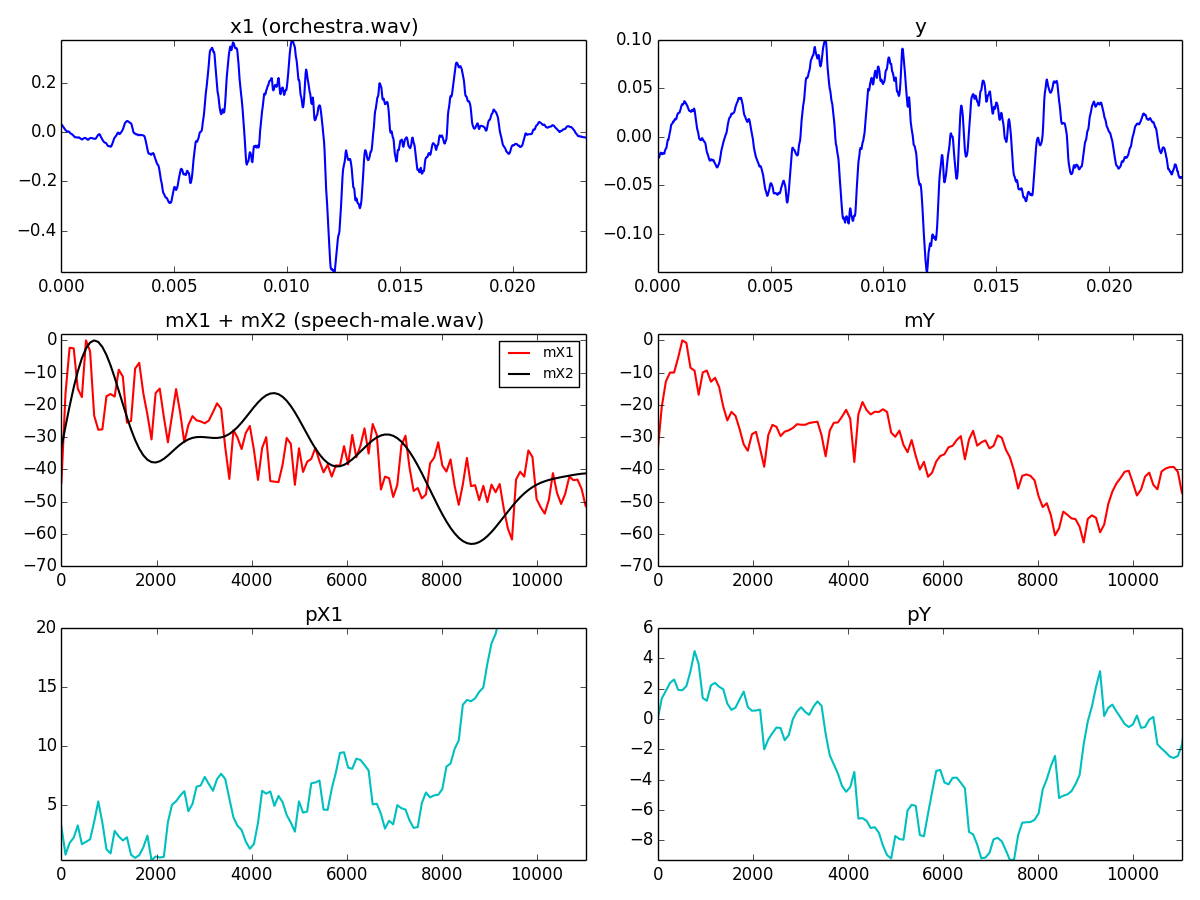

Write Python code to recreate this figure.
import numpy as np
import time, os, sys
import matplotlib.pyplot as plt
from scipy.signal import hamming, resample
sys.path.append(os.path.join(os.path.dirname(os.path.realpath(__file__)), '../../../software/models/'))
import dftModel as DFT
import utilFunctions as UF
import math

(fs, x1) = UF.wavread('../../../sounds/orchestra.wav')
(fs, x2) = UF.wavread('../../../sounds/speech-male.wav')
w1 = np.hamming(1024)
N1 = 1024
H1 = 256
w2 = np.hamming(1024)
N2 = 1024
smoothf = .1
balancef = .7

M1 = w1.size                                     # size of analysis window
hM1_1 = int(math.floor((M1+1)/2))                # half analysis window size by rounding
hM1_2 = int(math.floor(M1/2))                    # half analysis window size by floor
M2 = w2.size                                     # size of analysis window
hM2_1 = int(math.floor((M2+1)/2))                # half analysis window size by rounding
hM2_2 = int(math.floor(M2/2))                    # half analysis window size by floor2
loc1 = 14843
loc2 = 9294

x1 = x1[loc1-hM1_1:loc1+hM1_2]
x2 = x2[loc2-hM2_1:loc2+hM2_2]
mX1, pX1 = DFT.dftAnal(x1, w1, N1)           # compute dft
mX2, pX2 = DFT.dftAnal(x2, w2, N2)           # compute dft
# morph
mX2smooth = resample(np.maximum(-200, mX2), mX2.size*smoothf)       # smooth spectrum of second sound
mX2 = resample(mX2smooth, N2/2) 
mY = balancef * mX2 + (1-balancef) * mX1                            # generate output spectrum
#-----synthesis-----
y = DFT.dftSynth(mY, pX1, M1) * sum(w1)  # overlap-add to generate output sound
mY1, pY1 = DFT.dftAnal(y, w1, M1)  # overlap-add to generate output sound

plt.figure(1, figsize=(12, 9))
plt.subplot(321)
plt.plot(np.arange(N1)/float(fs), x1*w1, 'b', lw=1.5)
plt.axis([0, N1/float(fs), min(x1*w1), max(x1*w1)])
plt.title('x1 (orchestra.wav)')

plt.subplot(323)
plt.plot(fs*np.arange(N1/2)/float(N1/2), mX1-max(mX1), 'r', lw=1.5, label = 'mX1')
plt.plot(fs*np.arange(N1/2)/float(N1/2), mX2-max(mX2), 'k', lw=1.5, label='mX2')
plt.legend(prop={'size':10})
plt.axis([0,fs/4.0,-70,2])
plt.title('mX1 + mX2 (speech-male.wav)')

plt.subplot(325)
plt.plot(fs*np.arange(N1/2)/float(N1/2), pX1, 'c', lw=1.5)
plt.axis([0,fs/4.0,min(pX1),20])
plt.title('pX1')

plt.subplot(322)
plt.plot(np.arange(N1)/float(fs), y, 'b', lw=1.5)
plt.axis([0, float(N1)/fs, min(y), max(y)])
plt.title('y')

plt.subplot(324)
plt.plot(fs*np.arange(N1/2)/float(N1/2), mY1-max(mY1), 'r', lw=1.5)
plt.axis([0,fs/4.0,-70,2])
plt.title('mY')

plt.subplot(326)
plt.plot(fs*np.arange(N1/2)/float(N1/2), pY1, 'c', lw=1.5)
plt.axis([0,fs/4.0,min(pY1),6])
plt.title('pY')

plt.tight_layout()

plt.savefig('stftMorph-frame.png')
plt.show()
